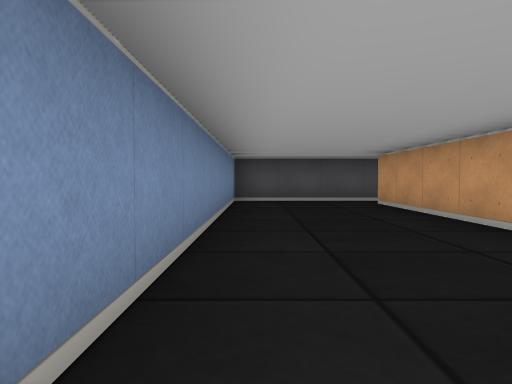
view 1 (above)

17 first-person views from a walk through a cub3D maze. The camera is about half as high as the walls, tilts 2° down and sees 70° across. The floor is counted in squares. Each view is taken from the middle of a square. On the plan, view 1 faces up. The plan holds only what a view shows up to about 9 squares ahead; the rest is blank.

view 2
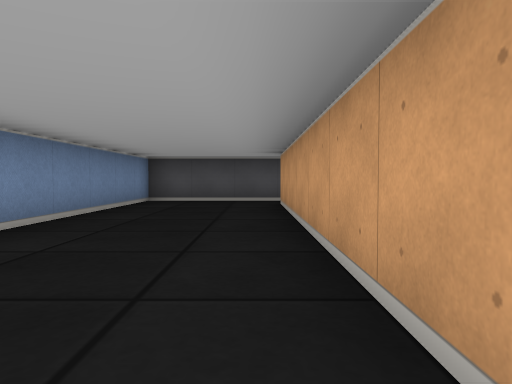

view 3
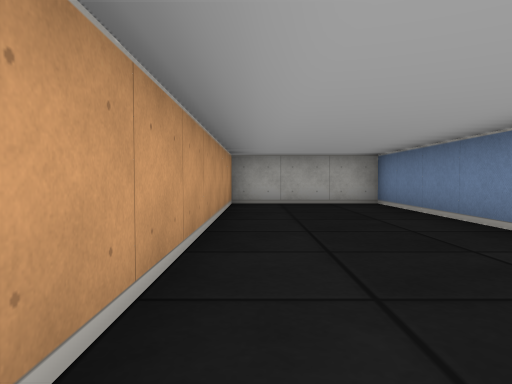

view 4
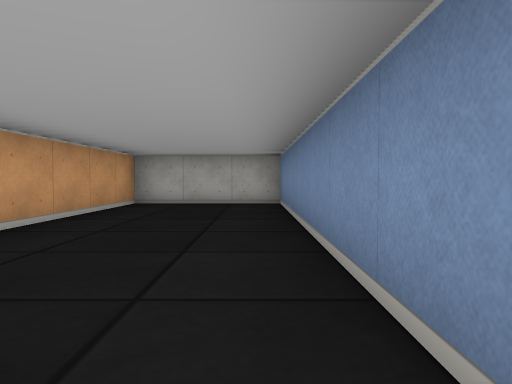

view 5
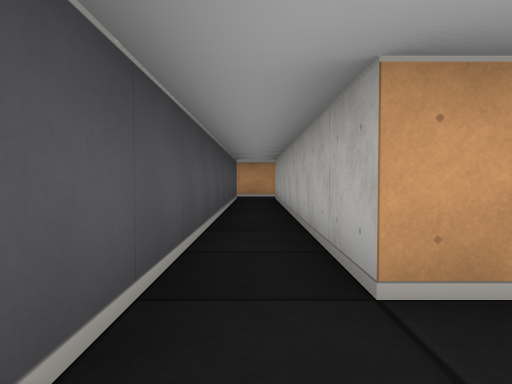

view 6
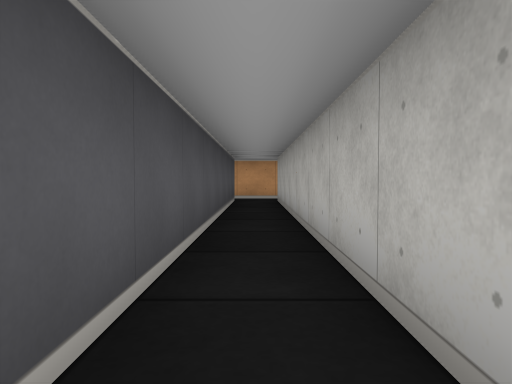

view 7
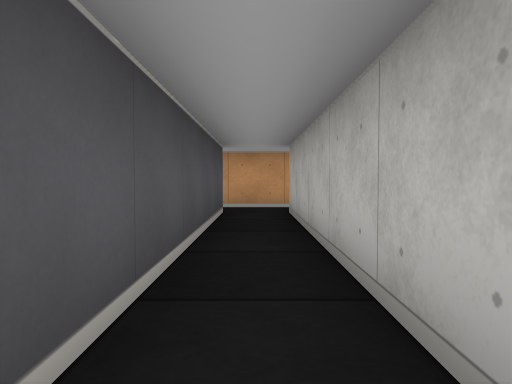

view 8
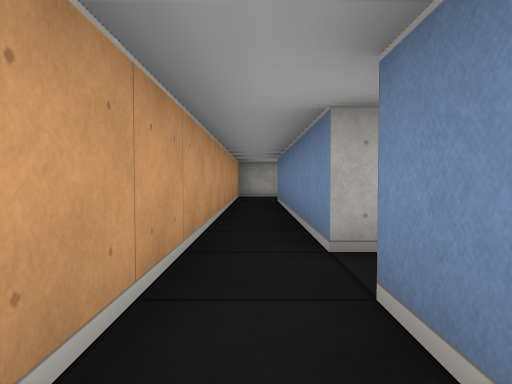

view 9
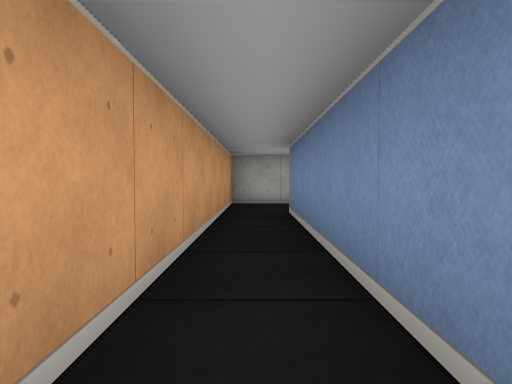

view 10
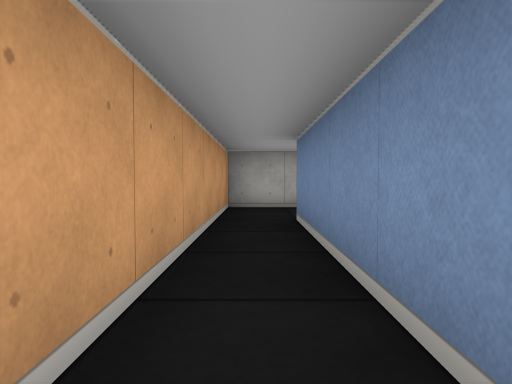

view 11
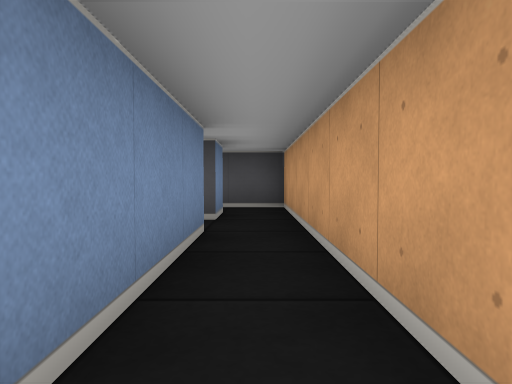

view 12
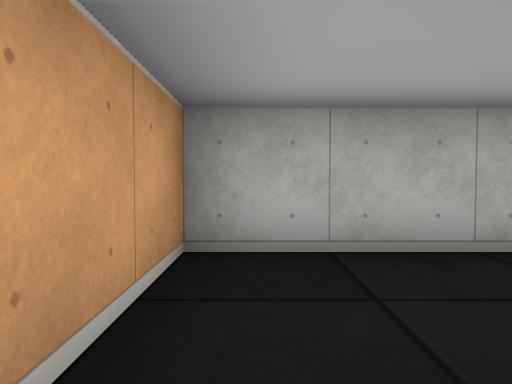

view 13
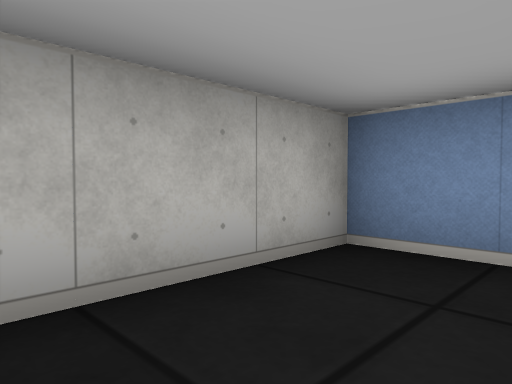

view 14
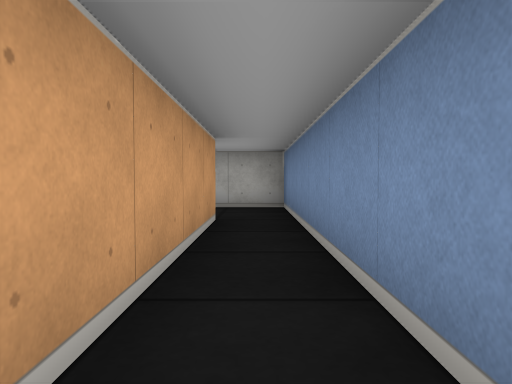

view 15
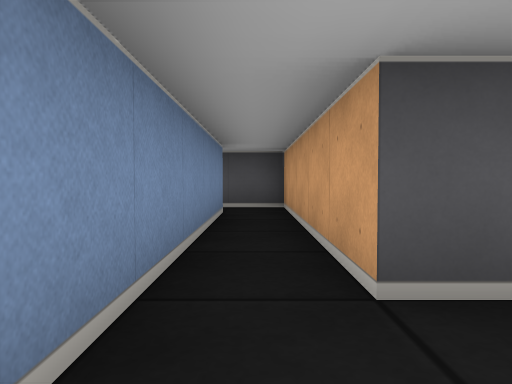

view 16
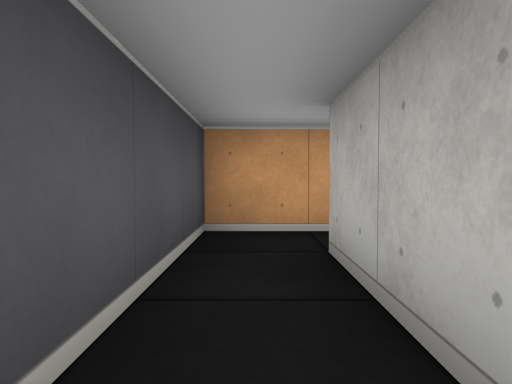

view 17
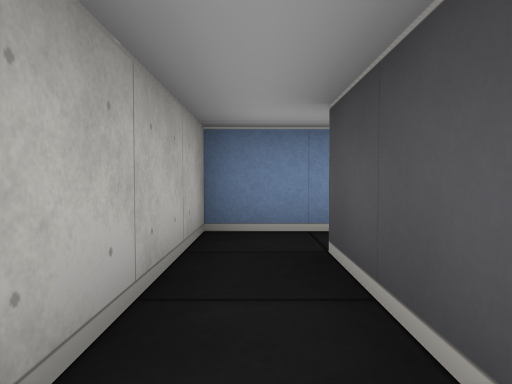

### Floor plan
Ten units are one square. View 1 is at (0, 0); x grows to the right and y downward. Boxes are objects, and circles mark ways between rooms. Rooms are numbered by the first view taken in them; rooms with no view inside come last. Other rooms are left out.
<svg viewBox="-10 -115 130 145">
<path fill="none" stroke="#000" d="M25 -85 -5 -85 -5 25 25 25 25 -75M105 -85 25 -85M101 -15 95 -15M95 5 115 5 115 -85M25 -75 105 -75 105 -15M85 -95 105 -95 105 -85M115 -85 115 -105 85 -105M95 -15 95 -65 84 -65M85 -55 85 5 95 5M75 -108 75 -95 85 -95"/>
<circle cx="30" cy="-80" r="3" fill="#2a7"/>
<circle cx="110" cy="-90" r="3" fill="#2a7"/>
<circle cx="100" cy="-5" r="3" fill="#2a7"/>
<circle cx="95" cy="-100" r="3" fill="#2a7"/>
<text x="10" y="-30">1</text>
<text x="110" y="-50">2</text>
<text x="100" y="-100">3</text>
<text x="90" y="-30">4</text>
<text x="80" y="-100">5</text>
</svg>
Room 1 opens to room 2. Room 2 opens to room 3. Room 2 opens to room 4. Room 3 opens to room 5.

Where each view was taken, in squares from view 1:
view 1: 0 up, 0 right, facing up
view 2: 0 up, 2 right, facing up
view 3: 5 up, 2 right, facing down
view 4: 5 up, 0 right, facing down
view 5: 8 up, 1 right, facing right
view 6: 8 up, 2 right, facing right
view 7: 8 up, 5 right, facing right
view 8: 10 up, 11 right, facing down
view 9: 7 up, 11 right, facing down
view 10: 6 up, 11 right, facing down
view 11: 4 up, 11 right, facing up
view 12: 2 up, 11 right, facing down
view 13: 1 up, 11 right, facing down-left
view 14: 6 up, 9 right, facing down
view 15: 0 up, 9 right, facing up
view 16: 10 up, 8 right, facing right
view 17: 10 up, 11 right, facing left
